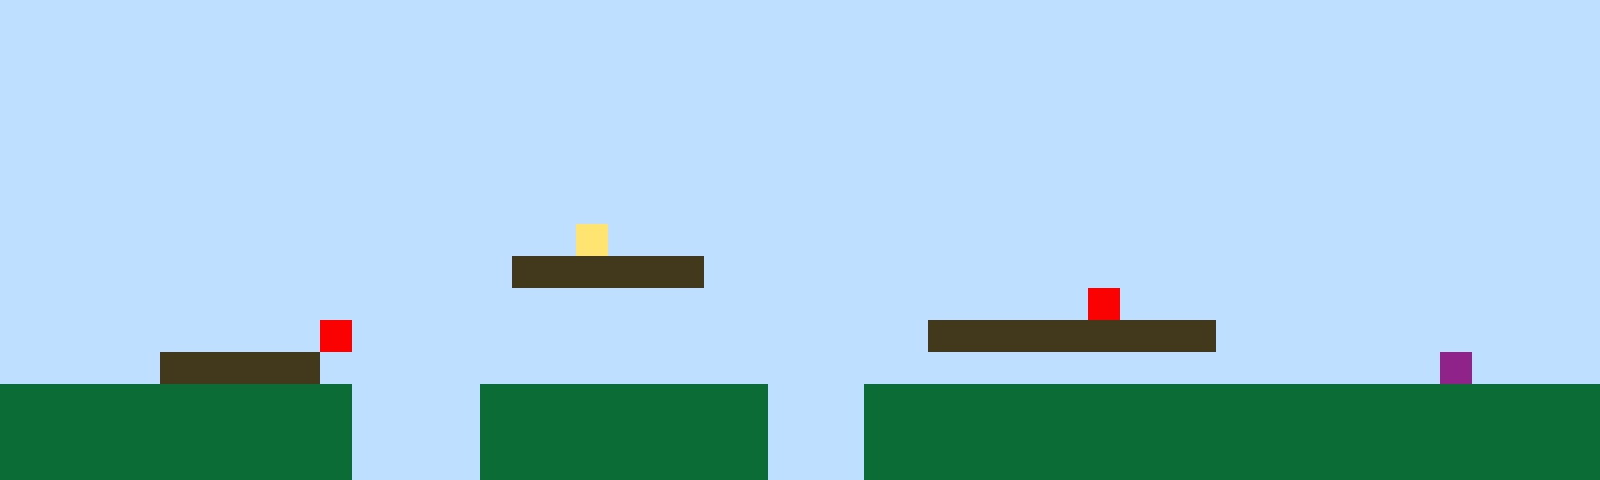

A 2D game scene composited from a Tiled map and its tileset images. What follows is a short description and the map's XML, with every tile layer's data as written:
An orthogonal 50x15 tile map with 32x32 px tiles, 1 tile layer (Tile Layer 1).

<map version="1.10" tiledversion="1.11.2" orientation="orthogonal" renderorder="right-up" width="50" height="15" tilewidth="32" tileheight="32" infinite="0" nextlayerid="2" nextobjectid="1"><editorsettings><export target="map1.csv" format="csv" /></editorsettings><tileset firstgid="1" name="sprites" tilewidth="32" tileheight="32" tilecount="6" columns="3"><image source="sprites.png" width="96" height="64" /></tileset><layer id="1" name="Tile Layer 1" width="50" height="15"><data encoding="csv">1,1,1,1,1,1,1,1,1,1,1,1,1,1,1,1,1,1,1,1,1,1,1,1,1,1,1,1,1,1,1,1,1,1,1,1,1,1,1,1,1,1,1,1,1,1,1,1,1,1,1,1,1,1,1,1,1,1,1,1,1,1,1,1,1,1,1,1,1,1,1,1,1,1,1,1,1,1,1,1,1,1,1,1,1,1,1,1,1,1,1,1,1,1,1,1,1,1,1,1,1,1,1,1,1,1,1,1,1,1,1,1,1,1,1,1,1,1,1,1,1,1,1,1,1,1,1,1,1,1,1,1,1,1,1,1,1,1,1,1,1,1,1,1,1,1,1,1,1,1,1,1,1,1,1,1,1,1,1,1,1,1,1,1,1,1,1,1,1,1,1,1,1,1,1,1,1,1,1,1,1,1,1,1,1,1,1,1,1,1,1,1,1,1,1,1,1,1,1,1,1,1,1,1,1,1,1,1,1,1,1,1,1,1,1,1,1,1,1,1,1,1,1,1,1,1,1,1,1,1,1,1,1,1,1,1,1,1,1,1,1,1,1,1,1,1,1,1,1,1,1,1,1,1,1,1,1,1,1,1,1,1,1,1,1,1,1,1,1,1,1,1,1,1,1,1,1,1,1,1,1,1,1,1,1,1,1,1,1,1,1,1,1,1,1,1,1,1,1,1,1,1,1,1,1,1,1,1,1,1,1,1,1,1,1,1,1,1,1,1,1,1,1,1,1,1,1,1,1,1,1,1,1,1,1,1,1,1,1,1,1,1,1,1,1,1,1,1,1,1,1,1,1,1,1,1,1,1,1,1,1,1,1,1,1,1,1,1,4,1,1,1,1,1,1,1,1,1,1,1,1,1,1,1,1,1,1,1,1,1,1,1,1,1,1,1,1,1,1,1,1,1,1,1,1,1,1,1,1,1,1,1,1,1,1,1,3,3,3,3,3,3,1,1,1,1,1,1,1,1,1,1,1,1,1,1,1,1,1,1,1,1,1,1,1,1,1,1,1,1,1,1,1,1,1,1,1,1,1,1,1,1,1,1,1,1,1,1,1,1,1,1,1,1,1,1,1,1,1,1,1,1,1,1,5,1,1,1,1,1,1,1,1,1,1,1,1,1,1,1,1,1,1,1,1,1,1,1,1,1,5,1,1,1,1,1,1,1,1,1,1,1,1,1,1,1,1,1,1,3,3,3,3,3,3,3,3,3,1,1,1,1,1,1,1,1,1,1,1,1,1,1,1,1,1,3,3,3,3,3,1,1,1,1,1,1,1,1,1,1,1,1,1,1,1,1,1,1,1,1,1,1,1,1,1,1,1,1,1,1,1,1,1,1,1,6,1,1,1,1,2,2,2,2,2,2,2,2,2,2,2,1,1,1,1,2,2,2,2,2,2,2,2,2,1,1,1,2,2,2,2,2,2,2,2,2,2,2,2,2,2,2,2,2,2,2,2,2,2,2,2,2,2,2,2,2,2,2,2,2,2,1,1,1,1,2,2,2,2,2,2,2,2,2,1,1,1,2,2,2,2,2,2,2,2,2,2,2,2,2,2,2,2,2,2,2,2,2,2,2,2,2,2,2,2,2,2,2,2,2,2,1,1,1,1,2,2,2,2,2,2,2,2,2,1,1,1,2,2,2,2,2,2,2,2,2,2,2,2,2,2,2,2,2,2,2,2,2,2,2</data></layer></map>
